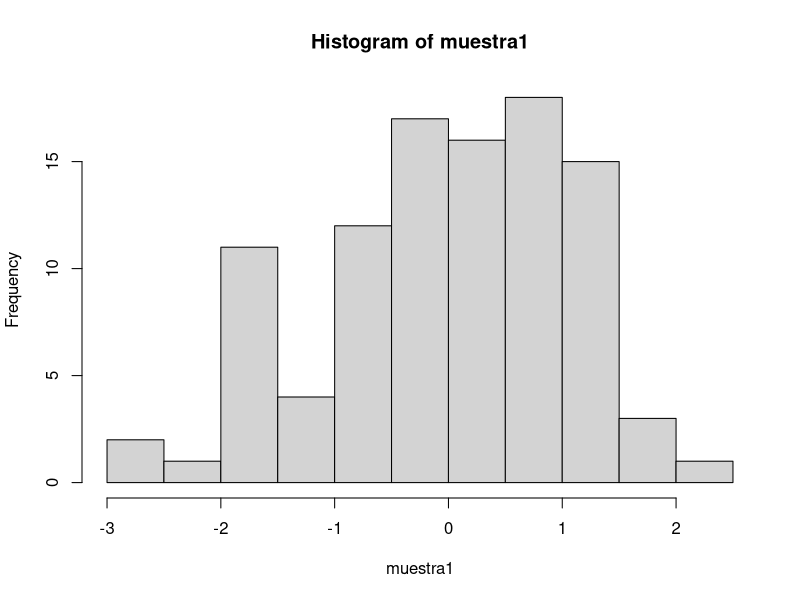
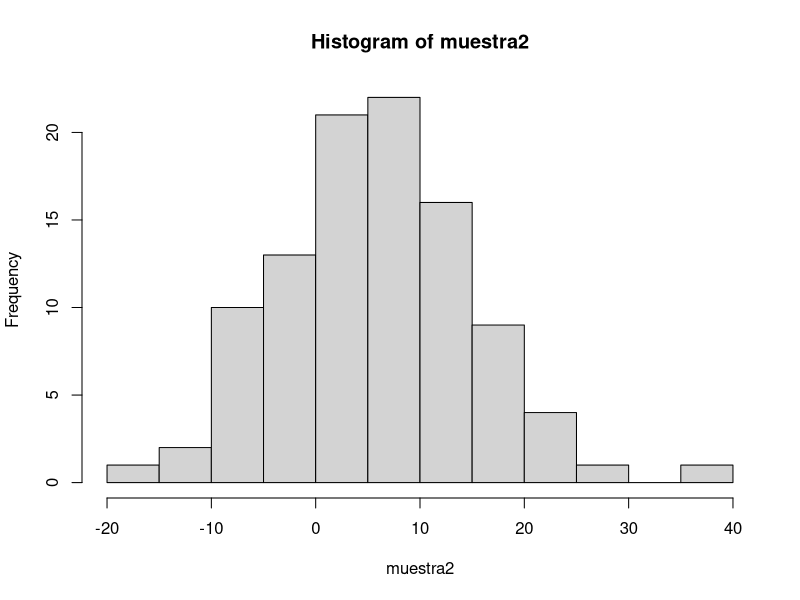
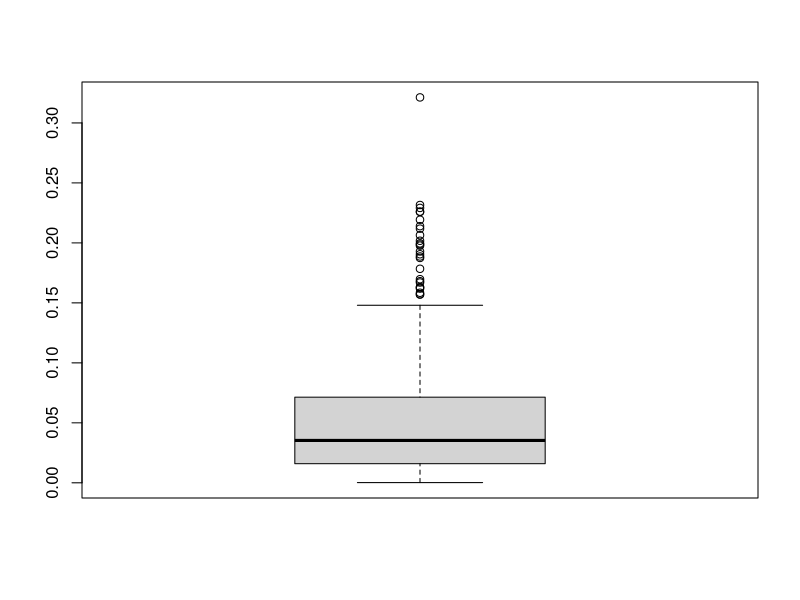

Write the R code that produced these figures, in order.
#prueba estadistica

muestra1 <- rnorm(100) 
muestra2 <-rnorm(100,5,9)
hist(muestra1)
hist(muestra2)

#pregunta 2
muestra3 <-rexp(500,20)
#a)
mean(muestra3)
min(muestra3)
#es mayor a la esperanza

#b)
quantile(muestra3,c(0.33))

quantile(rexp(0.33))
#c)
boxplot(muestra3)
